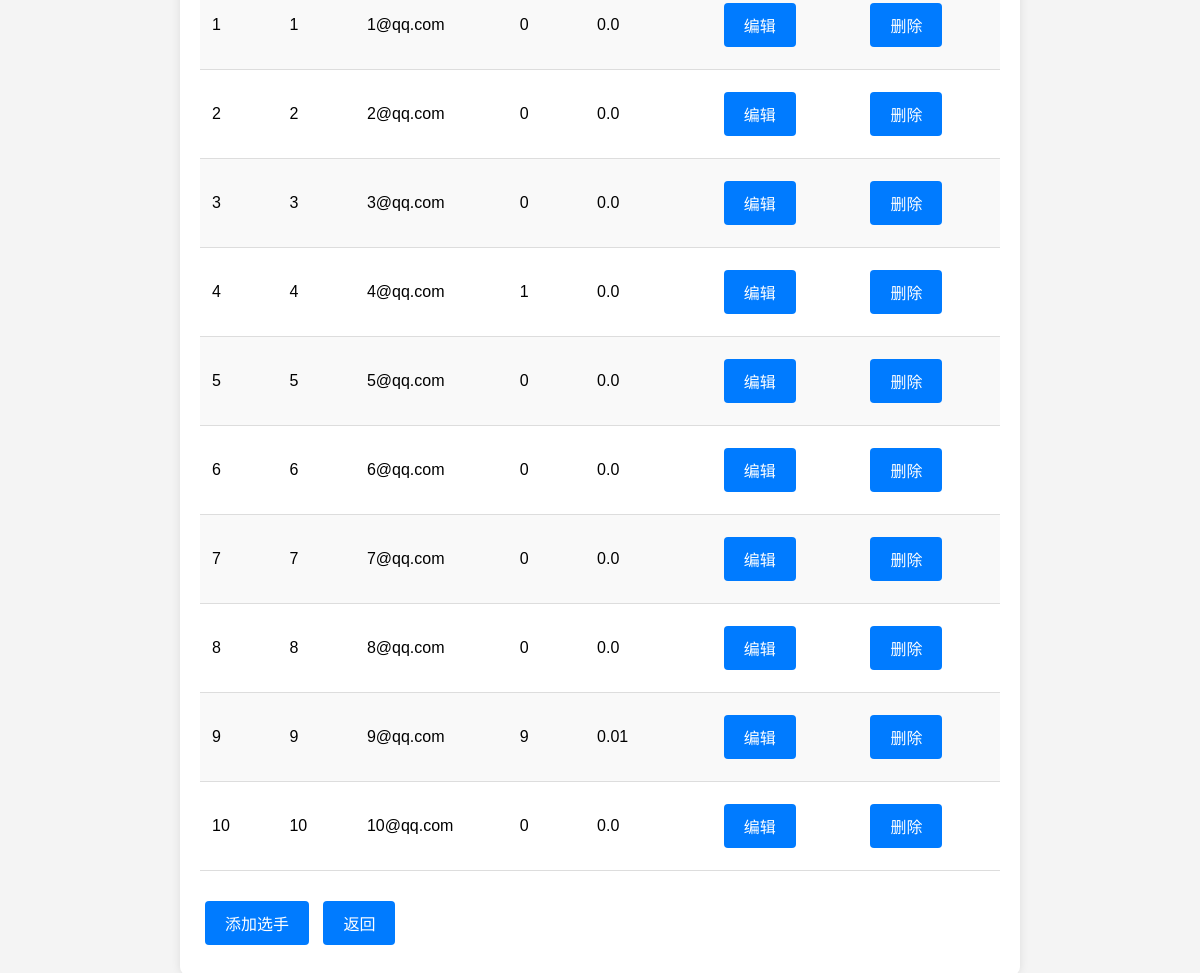
The app's page /view-players/ with its own data.
### badminton/models.py (models this page shows, shortened)
class Player(models.Model):
    name = models.CharField(max_length=100)
    email = models.EmailField()  # 例如可以添加邮箱信息
    score = models.IntegerField(default=0)  # 添加整数型的 score 字段，默认值为0
    hide_score = models.FloatField(default=0.0)  # 添加浮点数型的 hide_score 字段，默认值为0.0

### badminton/views.py (the view)
# urls.py: path('view-players/', view_players, name='view_players'),
def view_players(request):
    players = Player.objects.all()
    player_list_with_index = [{'index': i + 1, 'player': player} for i, player in enumerate(players)]
    return render(request, 'view_players.html', {'players': player_list_with_index})

### badminton/templates/view_players.html (shortened to what this page needs)
<!DOCTYPE html>
<html lang="en">
<head>
</head>
<body>
    <div class="container">
        <table>
            {% for entry in players %}
            <tr>
                <td>{{ entry.index }}</td>
                <td>{{ entry.player.name }}</td>
                <td>{{ entry.player.email }}</td>
                <td>{{ entry.player.score }}</td>
                <td>{{ entry.player.hide_score }}</td>
                <td><a href="{% url 'edit_player' entry.player.id %}">编辑</a>
                <td><a href="{% url 'delete_player' entry.player.id %}">删除</a></td>
            </tr>
            {% endfor %}
        </table>
	<a href="{% url 'add_player' %}">添加选手</a>
        <a href="{% url 'index' %}">返回</a>
    </div>
</body>
</html>

### badminton/templates/view_players.html (style rules this page uses)
body { font-family: Arial, sans-serif; background-color: #f4f4f4; margin: 0; padding: 0; display: flex; justify-content: center; align-items: center; height: 100vh; }
.container { background: #fff; padding: 20px; border-radius: 8px; box-shadow: 0 0 10px rgba(0, 0, 0, 0.1); width: 80%; max-width: 800px; }
table { width: 100%; border-collapse: collapse; margin-bottom: 20px; }
th, td { padding: 12px; text-align: left; border-bottom: 1px solid #ddd; }
tr:nth-child(even) { background-color: #f9f9f9; }
a { display: inline-block; margin: 10px 5px; padding: 10px 20px; background: #007BFF; color: #fff; border: none; border-radius: 4px; text-decoration: none; transition: background 0.3s ease; }

### records on screen
Player: index "1", player.name "1", player.email "1@qq.com", player.score "0", player.hide_score "0.0"
Player: index "2", player.name "2", player.email "2@qq.com", player.score "0", player.hide_score "0.0"
Player: index "3", player.name "3", player.email "3@qq.com", player.score "0", player.hide_score "0.0"
Player: index "4", player.name "4", player.email "4@qq.com", player.score "1", player.hide_score "0.0"
Player: index "5", player.name "5", player.email "5@qq.com", player.score "0", player.hide_score "0.0"
Player: index "6", player.name "6", player.email "6@qq.com", player.score "0", player.hide_score "0.0"
Player: index "7", player.name "7", player.email "7@qq.com", player.score "0", player.hide_score "0.0"
Player: index "8", player.name "8", player.email "8@qq.com", player.score "0", player.hide_score "0.0"
Player: index "9", player.name "9", player.email "9@qq.com", player.score "9", player.hide_score "0.01"
Player: index "10", player.name "10", player.email "10@qq.com", player.score "0", player.hide_score "0.0"
